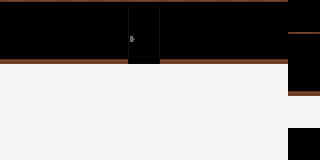

A level layout from a 2D game, rendered from its tile map. Below: a short description, then the map file with its tile-grid data intact:
An orthogonal 10x5 tile map with 32x32 px tiles, 3 tile layers (layer0, layer2, layer3), 1 hidden layer not drawn, 2 tilesets.

<map version="1.9" tiledversion="1.9.2" orientation="orthogonal" renderorder="right-down" width="10" height="5" tilewidth="32" tileheight="32" infinite="0" nextlayerid="6" nextobjectid="1">
 <tileset firstgid="1" source="res/add_more.tsx" />
 <tileset firstgid="513" source="res/room-01-udy.tsx" />
 <layer id="5" name="layer0" width="10" height="5">
  <data encoding="csv">
0,0,0,0,0,0,0,0,0,0,
0,0,0,0,0,0,0,0,0,0,
312,312,312,312,312,312,312,312,312,0,
312,312,312,312,312,312,312,312,312,312,
312,312,312,312,312,312,312,312,312,0
</data>
 </layer>
 <layer id="1" name="layer1" width="10" height="5" visible="0" locked="1">
  <data encoding="csv">
12,12,12,12,12,12,12,12,12,28,
12,12,12,12,12,12,12,12,12,12,
513,514,515,516,513,514,515,516,513,12,
513,514,515,516,513,514,515,516,513,514,
513,514,515,516,513,514,515,516,513,28
</data>
 </layer>
 <layer id="3" name="layer2" width="10" height="5" locked="1">
  <data encoding="csv">
521,521,521,521,521,521,521,521,521,0,
529,529,529,529,529,529,529,529,529,521,
0,0,0,0,0,0,0,0,0,529,
0,0,0,0,0,0,0,0,0,0,
0,0,0,0,0,0,0,0,0,0
</data>
 </layer>
 <layer id="4" name="layer3" width="10" height="5" locked="1">
  <data encoding="csv">
0,0,0,0,9,0,0,0,0,0,
0,0,0,0,25,0,0,0,0,0,
0,0,0,0,0,0,0,0,0,0,
0,0,0,0,0,0,0,0,0,0,
0,0,0,0,0,0,0,0,0,0
</data>
 </layer>
</map>
